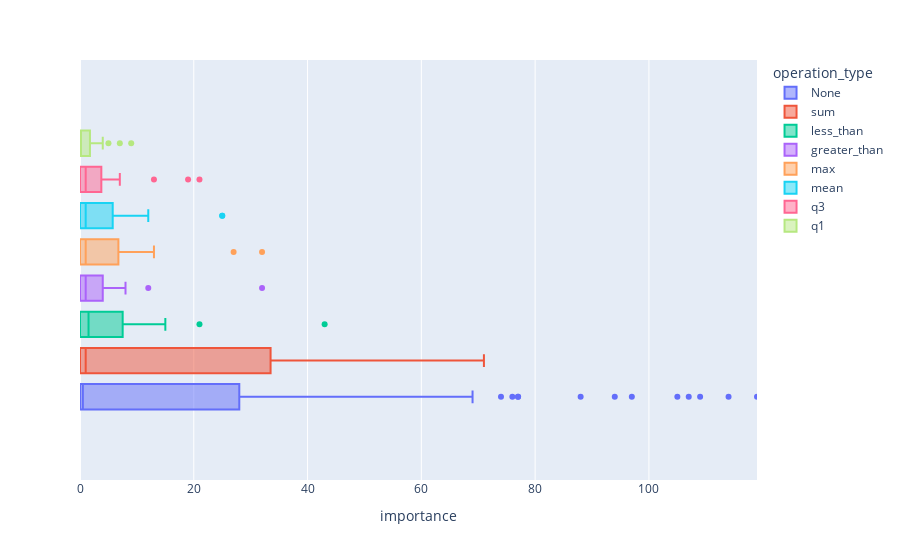

Write notebook code for a chart like this one.
### Code cell
px.box(
    df,
    x="importance",
    color="operation_type",
    range_x=(df.importance.min(), df.importance.max()),
)

### Figure 1 — Plotly figure (JSON) as saved in the notebook; plotly's stock layout.template omitted (floating-point values rounded to 4 significant figures; data arrays with more than 128 entries replaced by an {"elided": "..."} marker saying what was removed)
{"data": [{"alignmentgroup": "True", "hovertemplate": "operation_type=None<br>importance=%{x}<extra></extra>", "legendgroup": "None", "marker": {"color": "#636efa"}, "name": "None", "notched": false, "offsetgroup": "None", "orientation": "h", "showlegend": true, "type": "box", "x": {"elided": "142 int values"}, "x0": " ", "xaxis": "x", "y0": " ", "yaxis": "y"}, {"alignmentgroup": "True", "hovertemplate": "operation_type=sum<br>importance=%{x}<extra></extra>", "legendgroup": "sum", "marker": {"color": "#EF553B"}, "name": "sum", "notched": false, "offsetgroup": "sum", "orientation": "h", "showlegend": true, "type": "box", "x": [71, 62, 48, 48, 38, 20, 17, 5, 3, 1, 1, 1, 0, 0, 0, 0, 0, 0, 0], "x0": " ", "xaxis": "x", "y0": " ", "yaxis": "y"}, {"alignmentgroup": "True", "hovertemplate": "operation_type=less_than<br>importance=%{x}<extra></extra>", "legendgroup": "less_than", "marker": {"color": "#00cc96"}, "name": "less_than", "notched": false, "offsetgroup": "less_than", "orientation": "h", "showlegend": true, "type": "box", "x": [43, 21, 15, 9, 6, 4, 3, 2, 1, 1, 0, 0, 0, 0, 0, 0], "x0": " ", "xaxis": "x", "y0": " ", "yaxis": "y"}, {"alignmentgroup": "True", "hovertemplate": "operation_type=greater_than<br>importance=%{x}<extra></extra>", "legendgroup": "greater_than", "marker": {"color": "#ab63fa"}, "name": "greater_than", "notched": false, "offsetgroup": "greater_than", "orientation": "h", "showlegend": true, "type": "box", "x": [32, 12, 8, 4, 4, 3, 2, 1, 1, 0, 0, 0, 0, 0, 0, 0], "x0": " ", "xaxis": "x", "y0": " ", "yaxis": "y"}, {"alignmentgroup": "True", "hovertemplate": "operation_type=max<br>importance=%{x}<extra></extra>", "legendgroup": "max", "marker": {"color": "#FFA15A"}, "name": "max", "notched": false, "offsetgroup": "max", "orientation": "h", "showlegend": true, "type": "box", "x": [32, 27, 13, 8, 7, 6, 4, 1, 1, 1, 1, 1, 0, 0, 0, 0, 0, 0, 0], "x0": " ", "xaxis": "x", "y0": " ", "yaxis": "y"}, {"alignmentgroup": "True", "hovertemplate": "operation_type=mean<br>importance=%{x}<extra></extra>", "legendgroup": "mean", "marker": {"color": "#19d3f3"}, "name": "mean", "notched": false, "offsetgroup": "mean", "orientation": "h", "showlegend": true, "type": "box", "x": [25, 25, 12, 7, 6, 5, 2, 2, 1, 1, 1, 1, 0, 0, 0, 0, 0, 0, 0], "x0": " ", "xaxis": "x", "y0": " ", "yaxis": "y"}, {"alignmentgroup": "True", "hovertemplate": "operation_type=q3<br>importance=%{x}<extra></extra>", "legendgroup": "q3", "marker": {"color": "#FF6692"}, "name": "q3", "notched": false, "offsetgroup": "q3", "orientation": "h", "showlegend": true, "type": "box", "x": [21, 19, 13, 7, 4, 3, 2, 1, 1, 1, 1, 1, 0, 0, 0, 0, 0, 0, 0], "x0": " ", "xaxis": "x", "y0": " ", "yaxis": "y"}, {"alignmentgroup": "True", "hovertemplate": "operation_type=q1<br>importance=%{x}<extra></extra>", "legendgroup": "q1", "marker": {"color": "#B6E880"}, "name": "q1", "notched": false, "offsetgroup": "q1", "orientation": "h", "showlegend": true, "type": "box", "x": [9, 7, 5, 4, 2, 1, 1, 1, 0, 0, 0, 0, 0, 0, 0, 0, 0, 0, 0], "x0": " ", "xaxis": "x", "y0": " ", "yaxis": "y"}], "layout": {"boxmode": "group", "legend": {"title": {"text": "operation_type"}, "tracegroupgap": 0}, "margin": {"t": 60}, "xaxis": {"anchor": "y", "domain": [0, 1], "range": [0, 119], "title": {"text": "importance"}}, "yaxis": {"anchor": "x", "domain": [0, 1]}}}
